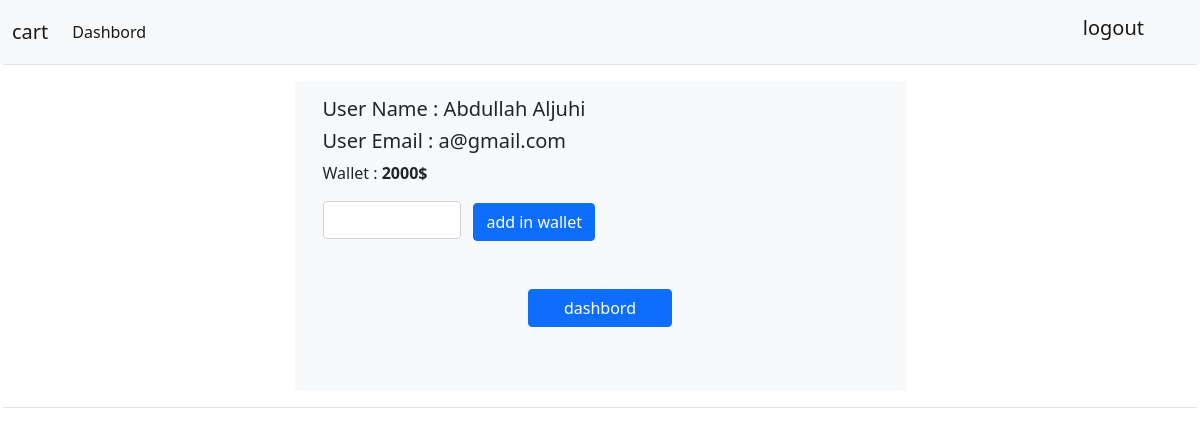
Page /wallet.view.php?id=1 on the committed database.
### tables this page shows
CREATE TABLE `users` (
  `id` int(11) NOT NULL,
  `name` varchar(100) NOT NULL,
  `email` varchar(100) NOT NULL,
  `password` varchar(100) NOT NULL,
  `type` tinyint(1) NOT NULL DEFAULT 0
);

CREATE TABLE `wallets` (
  `id` int(11) NOT NULL,
  `user_id` int(11) NOT NULL,
  `balance` double NOT NULL
);

### class/wallet.php (called while the page is built, shortened)
<?php
require_once APP_PATH ."/db/connected.php";
class Wallet{
    private static  $db;
    public static function getWallet($ID){
        $db = new connectedDb();
        self::$db=$db->concted();
        $q="select * from wallets where id=$ID";
        $walt=mysqli_fetch_assoc(self::$db->query($q));
        return $walt;
    }
}

### db/connected.php (called while the page is built, shortened)
<?php
class connectedDb
{
        public $servername='localhost';
        public $username='root';
        public $password='';
        public $dbname='Productdb';
        public static $con;
    public function __construct()
    {
        self::$con = mysqli_connect($this->servername,$this->username,
        $this->password, $this->dbname);
    }
public function concted(){
    return self::$con;
}
}

### class/user.php (called while the page is built, shortened)
<?php
require_once './db/connected.php';
require_once 'wallet.php';
class User
{
    private static $db;
    public static function  getUser($id)
    {
        $db = new connectedDb();
        self::$db = $db->concted();
        $intId = (int) $id;
        if (is_int($intId) && !empty($intId)) {
            $q = "select * from users where id= $intId ";
            if ($user = self::$db->query($q)) {
                $user = mysqli_fetch_assoc($user);
                return $user;
            } else {
                return false;
            }
        }
    }
}

### wallet.view.php (the view, shortened to what this page needs)
<?php
require_once './class/wallet.php';
require_once './class/walletOperation.php';
require_once './class/user.php';
if(isset($_GET['id'])){
    $id = (int)$_GET['id'];
    if(is_int($id)){
        $wallet=Wallet::getWallet($id);
        $user = User::getUser($wallet['id']);
    }
}
require_once './include/Dashboardheader.php';
?>
<div class="border rounded">
<div class="row bg-white">
    <div class="col-md-6 row bg-light mx-auto my-3 p-3">
    <h5 class="text-capitalize">
            user name : <?=$user['name'] ?>
        </h5>
        <h5 class="">
            <span class="text-capitalize">
            user email :
            </span>
        <?=$user['email'] ?>
        </h5>
        <p class="text-capitalize">
        wallet :
        <?php
        if($wallet['balance'] < 0){?>
            <strong>he is indebted <small>  <?= abs($wallet['balance'])?>$ </small> </strong>
        <?php }else{ ?>
            <strong> <?= $wallet['balance']?>$  </strong>
    <?php } ?>
        </p>
        <form action="" method="post" class="cart-items">
        <input data-id="" id="test" type="text" value = "" class="form-control w-25 d-inline" name='add_amount'>
        <button type="submit"  style="height: fit-content;" class="btn btn-primary mx-2" name="added">add in wallet</button>
        </form>
        <a style="height: fit-content;" class="btn btn-primary my-5 w-25 mx-auto" href="/cart/dashbord.php">dashbord </a>
    </div>
</div>
</div>

### include/Dashboardheader.php (style rules this page uses)
body { overflow-x: hidden; }

### rows in the picture
users: name "Abdullah Aljuhi", email "a@gmail.com"
wallets: balance "2000"
